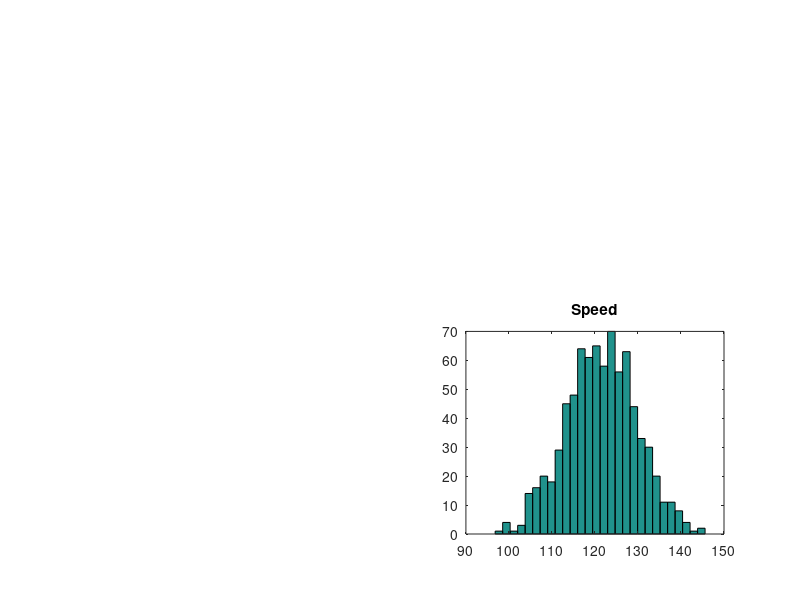

This figure's MATLAB source: (Note: this script raises an error after producing the figure.)
speed_data = [127.6
124.4
113.1
123.2
119.9
111.7
118.0
117.2
105.6
109.4
118.5
123.8
110.8
123.5
113.1
130.7
125.1
121.0
135.0
116.9
117.3
116.0
123.1
134.1
114.5
120.9
124.6
131.6
137.6
121.1
131.2
139.3
114.7
131.2
114.6
127.3
132.8
122.3
120.7
119.8
119.9
141.5
117.9
118.2
119.7
112.3
120.2
121.5
116.0
110.6
130.4
123.0
116.4
129.4
121.0
134.0
129.0
129.3
123.7
127.1
118.3
145.6
121.3
113.3
129.9
131.6
125.1
124.3
114.6
121.7
134.9
118.6
125.3
119.8
109.0
117.3
128.1
120.3
125.2
117.0
123.2
127.3
124.6
113.2
132.4
111.8
134.4
111.5
115.9
140.0
108.7
118.5
106.4
128.3
112.4
131.0
106.4
116.8
142.4
130.9
117.7
117.3
114.3
137.8
113.8
120.1
117.7
114.7
145.1
128.1
133.3
127.0
126.8
125.3
128.1
120.6
125.4
124.9
099.7
133.2
127.1
123.7
125.0
124.9
111.2
108.5
123.8
131.3
115.5
117.7
096.8
130.1
131.9
129.5
109.4
112.0
108.7
125.5
125.2
118.0
127.8
114.8
128.8
105.0
129.7
114.2
118.4
124.4
131.6
116.4
116.1
123.7
134.8
114.9
117.1
128.2
110.8
118.6
134.0
113.9
120.6
129.3
129.2
105.6
124.4
129.7
123.9
124.6
127.4
122.0
119.3
121.8
111.5
131.5
121.6
125.6
115.7
108.6
133.1
110.0
112.7
132.7
108.8
123.4
124.0
128.1
133.5
123.7
117.0
132.4
131.1
124.9
118.2
121.1
118.8
134.0
116.0
124.2
104.5
112.7
120.1
123.6
128.4
127.3
113.5
130.6
124.7
111.3
119.6
119.2
126.9
128.1
117.2
135.6
132.3
127.6
127.6
121.7
121.0
136.1
131.8
110.0
135.9
124.2
122.7
117.7
132.5
124.2
130.5
122.4
113.2
114.7
123.6
124.5
128.0
120.6
121.4
137.1
111.0
126.9
126.7
118.0
115.6
127.9
121.8
119.6
125.8
116.7
127.3
112.6
112.5
125.9
110.7
125.6
136.2
134.1
137.1
112.6
114.5
122.3
117.5
124.7
104.5
114.4
120.8
126.9
122.0
129.4
138.7
112.9
119.7
115.0
130.7
118.6
132.2
140.6
117.0
127.5
126.7
134.9
128.2
129.3
120.3
126.4
117.1
127.7
133.3
115.9
117.2
121.6
123.2
128.5
119.1
120.8
126.2
123.4
114.4
125.2
120.8
121.7
127.9
121.9
121.2
124.3
121.8
130.0
117.2
120.1
126.2
130.0
122.3
117.3
125.4
119.6
112.0
114.6
121.2
127.1
118.8
132.2
118.7
129.4
115.5
108.5
119.7
122.6
134.5
111.5
118.5
122.5
120.0
123.3
142.1
125.1
135.5
118.3
122.8
114.1
123.4
123.0
124.8
114.7
113.0
124.1
129.6
116.9
107.2
126.3
120.4
121.9
121.7
117.6
124.5
135.9
121.5
129.8
128.2
115.1
133.0
124.6
138.3
126.1
118.7
128.8
118.5
133.6
128.5
113.2
124.4
102.4
119.7
122.5
130.2
126.9
126.5
116.8
107.2
118.9
123.3
129.8
118.4
113.6
119.9
129.5
122.0
120.9
132.0
128.6
116.7
120.9
120.9
127.0
119.3
114.7
118.7
108.4
114.9
108.4
112.8
123.5
129.8
121.6
124.2
119.2
117.0
125.8
115.4
119.3
119.2
113.8
125.7
137.5
110.2
105.0
119.5
126.3
139.9
117.8
132.9
117.5
138.6
130.9
124.6
135.5
119.6
124.7
136.5
126.0
130.3
117.4
121.8
121.7
118.3
104.9
120.4
127.8
112.9
124.9
124.8
108.2
127.7
128.9
114.7
109.1
109.3
121.1
116.3
120.2
110.1
124.1
127.9
126.3
120.1
124.2
134.6
122.0
120.6
122.1
124.8
123.2
118.9
129.1
113.1
125.1
121.8
119.4
111.7
126.5
121.3
132.8
108.7
136.9
121.9
119.2
128.4
131.9
120.9
113.9
128.0
134.8
118.2
124.1
125.7
113.9
116.0
121.8
108.4
125.8
117.7
121.0
122.1
109.6
115.8
117.9
127.1
132.3
126.4
127.3
118.2
123.5
113.9
120.5
115.9
118.8
117.3
122.8
124.4
131.1
116.0
128.2
119.1
119.3
112.4
131.6
123.4
113.4
129.6
133.1
117.8
130.6
104.8
126.4
123.4
129.3
099.4
120.2
133.1
123.2
117.9
122.1
112.5
111.6
133.3
121.2
131.2
124.6
122.7
110.6
121.3
136.0
122.8
130.2
124.8
125.4
123.4
114.2
123.8
126.5
104.0
105.8
107.5
122.3
114.2
116.0
132.7
128.1
115.7
122.2
127.5
111.6
127.1
130.6
108.6
113.2
124.8
129.8
109.6
130.7
123.6
125.1
115.2
124.1
139.5
119.4
121.7
128.4
136.5
112.3
129.7
106.2
130.5
124.7
121.6
117.7
126.4
116.1
122.4
118.1
118.5
127.9
133.6
123.3
120.6
128.5
127.2
125.7
120.9
132.6
133.9
141.2
129.4
127.1
123.5
106.9
111.0
120.7
117.0
110.7
123.6
135.5
113.7
113.0
105.7
131.4
121.3
121.7
116.5
119.2
108.4
127.1
121.0
104.1
119.4
123.3
107.0
133.6
129.0
121.2
099.4
123.6
120.8
118.8
115.6
139.5
106.2
112.9
113.6
115.0
127.6
119.5
120.1
119.9
132.2
115.6
129.7
118.2
122.4
103.4
122.8
117.0
116.1
115.9
112.8
112.4
115.5
112.6
126.2
120.2
115.1
107.7
107.1
120.5
115.5
120.0
126.8
112.6
138.0
103.9
131.1
117.2
115.8
102.7
128.0
107.9
105.9
122.5
124.0
132.7
120.9
114.9
116.8
117.5
121.1
107.6
124.5
117.0
138.0
118.0
117.8
116.0
121.6
123.0
115.1
114.4
131.4
108.5
113.6
126.8
112.1
105.2
124.9
106.4
110.2
127.2
111.3
127.6
115.3
112.6
129.1
118.8
118.6
129.2
117.2
125.2
115.5
128.2
109.9
104.8
121.0
126.5
128.0
127.8
109.8
117.4
112.4
131.9
111.8
117.2
119.3
108.9
116.0
116.9
124.6
119.9
117.3
111.8
111.2
114.6
126.1
138.7
132.1
118.8
123.3
113.7
117.2
133.8
100.1
116.4
120.6
118.5
122.4
114.6
104.8
129.9
127.1
115.4
124.9
126.6
118.4
126.6
124.4
120.8
125.3
101.3
127.2
115.1
114.2
137.8
127.3
110.8
105.4
125.2
116.1
118.7
113.8
112.8
127.0
123.7
110.2
115.3
132.5
116.4
111.6
116.3
123.2
117.2
105.2
118.5
125.0
119.2
134.5
131.4
139.4
116.8
123.3
113.7
107.1
124.5
126.7
119.7];

speed_data_size = length(speed_data);
subplot(2,2,4);

hist(speed_data,sqrt(speed_data_size));
title('Speed');

speed_results = expectation_value_normal(speed_data);

speed_my = speed_results(1);
speed_sigma_squared = speed_results(2);